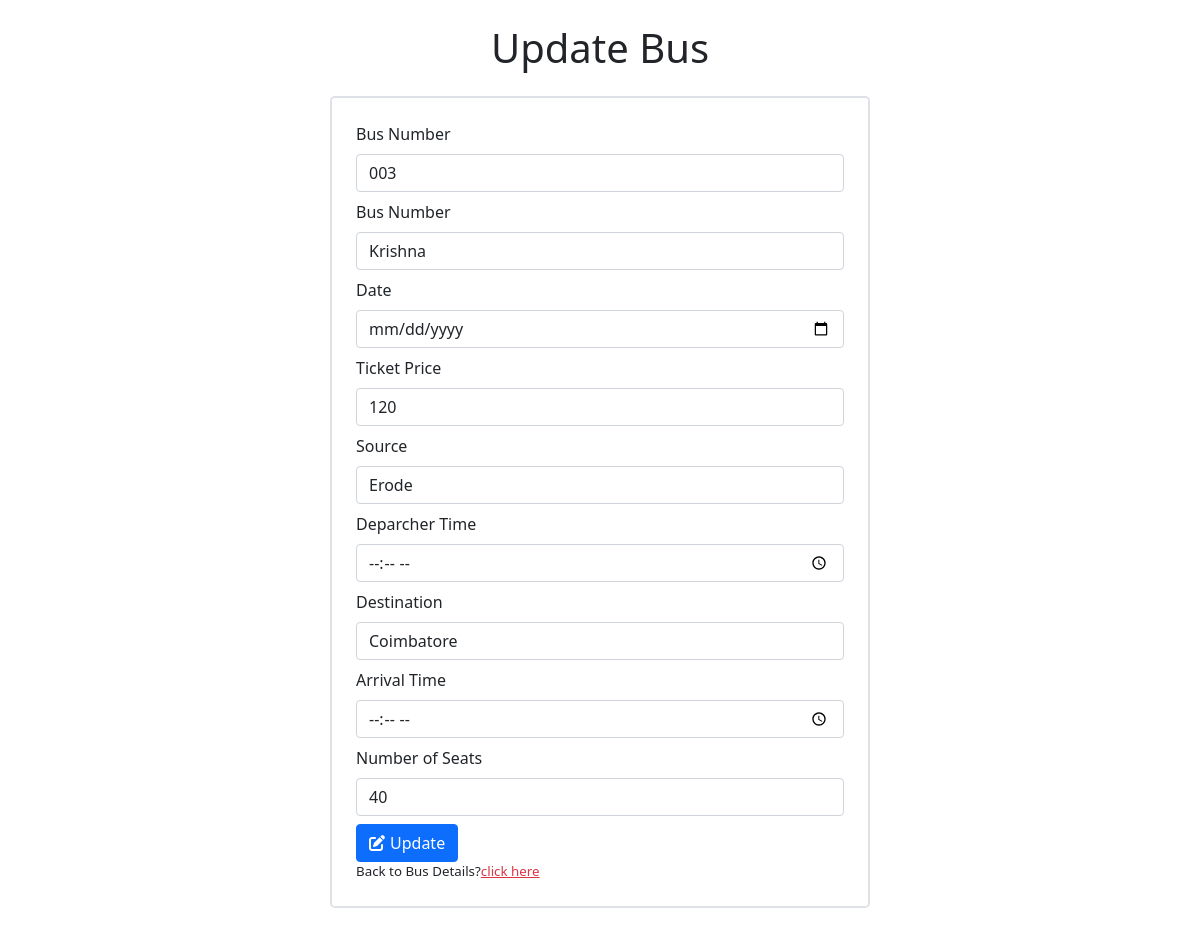
The app's page /admin_panel/adminupdate/003 with its own data.
### admin_panel/models.py (models this page shows)
class Bus_details(models.Model):
    busname = models.CharField(max_length=50)
    busnumber = models.CharField(max_length=50)
    date = models.DateField()
    ticketprice = models.CharField(max_length=50, blank=True, null=True)
    source = models.CharField(max_length=50)
    deparchertime = models.TimeField()
    destination = models.CharField(max_length=50)
    arrivaltime = models.TimeField()
    durition = models.CharField(max_length=50, blank=True, null=True)
    seats = models.CharField(max_length=50)
    availableseats = models.CharField(max_length=50, blank=True, null=True)
    busimg = models.FileField(upload_to='busimages/')

### admin_panel/views.py (the view, shortened to what this page needs)
# urls.py: path('adminupdate/<busnumber>', views.adminupdate, name='adminupdate'),
def adminupdate(request, busnumber):
    data = {}
    if 'adminusername' in request.session:
        data['adminemail'] = request.session['adminemail']
        data['adminusername'] = request.session['adminusername']
    my_data = Bus_details.objects.get(busnumber=busnumber)
    data = {
        'my_data': my_data,
    }
    return render(request, 'adminupdate.html', data)

### templates/adminupdate.html (shortened to what this page needs)
<!DOCTYPE html>
<html lang="en">
<head>
  <link rel="stylesheet" href="https://cdnjs.cloudflare.com/ajax/libs/font-awesome/6.5.1/css/all.min.css">
  <link href="https://cdn.jsdelivr.net/npm/bootstrap@5.0.2/dist/css/bootstrap.min.css" rel="stylesheet"
>
</head>
<body>
  <div class="container">
    <h1 class="my-4 text-center">Update Bus</h1>
    <div class="container border rounded-3 border-2 px-4 pt-4 pb-2 mb-5" style="max-width: 540px;">
      <form method="post" action="">
        <div class="mb-2">
          <label for="exampleInputbusnumber" class="form-label">Bus Number</label>
          <input type="number" class="form-control" value="{{my_data.busnumber}}" name="busnumber"
            id="exampleInputbusnumber" placeholder="Bus Number" required>
        </div>
        <div class="mb-2">
          <label for="busname" class="form-label">Bus Number</label>
          <input type="text" class="form-control" value="{{my_data.busname}}" name="busname" id="busname"
            placeholder="Bus Name" required>
        </div>
        <div class="mb-2">
          <label for="date" class="form-label">Date</label>
          <input type="date" class="form-control" value="{{my_data.date}}" name="date" id="date" placeholder="Date"
            required>
        </div>
        <div class="mb-2">
          <label for="ticketprice" class="form-label">Ticket Price</label>
          <input type="number" class="form-control" value="{{my_data.ticketprice}}" name="ticketprice" id="ticketprice"
            placeholder="Ticket Price" required>
        </div>
        <div class="mb-2">
          <label for="exampleInputsource" class="form-label">Source</label>
          <input type="text" class="form-control" value="{{my_data.source}}" name="source" id="exampleInputsource"
            placeholder="Bus Source" required>
        </div>
        <div class="mb-2">
          <label for="deparchertime" class="form-label">Deparcher Time</label>
          <input type="time" class="form-control" value="{{my_data.deparchertime}}" name="deparchertime"
            id="deparchertime" placeholder="Deparcher Time" required>
        </div>
        <div class="mb-2">
          <label for="destination" class="form-label">Destination</label>
          <input type="text" class="form-control" value="{{my_data.destination}}" name="destination" id="destination"
            placeholder="Destination" required>
        </div>
        <div class="mb-2">
          <label for="arrivaltime" class="form-label">Arrival Time</label>
          <input type="time" class="form-control" value="{{my_data.arrivaltime}}" name="arrivaltime" id="arrivaltime"
            placeholder="Arrival Time" required>
        </div>
        <div class="mb-2">
          <label for="seats" class="form-label">Number of Seats</label>
          <input type="number" class="form-control" value="{{my_data.seats}}" name="seats" id="seats"
            placeholder="Number of Seats" aria-describedby="passwordHelp" required>
        </div>
        <button type="submit" class="btn btn-primary"><i class="fa-solid fa-pen-to-square"
            style="margin-right: 5px;"></i></i>Update</button>
      </form>
      <p style="font-size: smaller;">Back to Bus Details?<a href="{% url 'adminhome' %}" class="text-danger">click
          here</a></p>
    </div>
  </div>
</body>
</html>

### records on screen
Bus_details: busnumber "003", busname "Krishna", ticketprice "120", source "Erode", destination "Coimbatore", seats "40"
